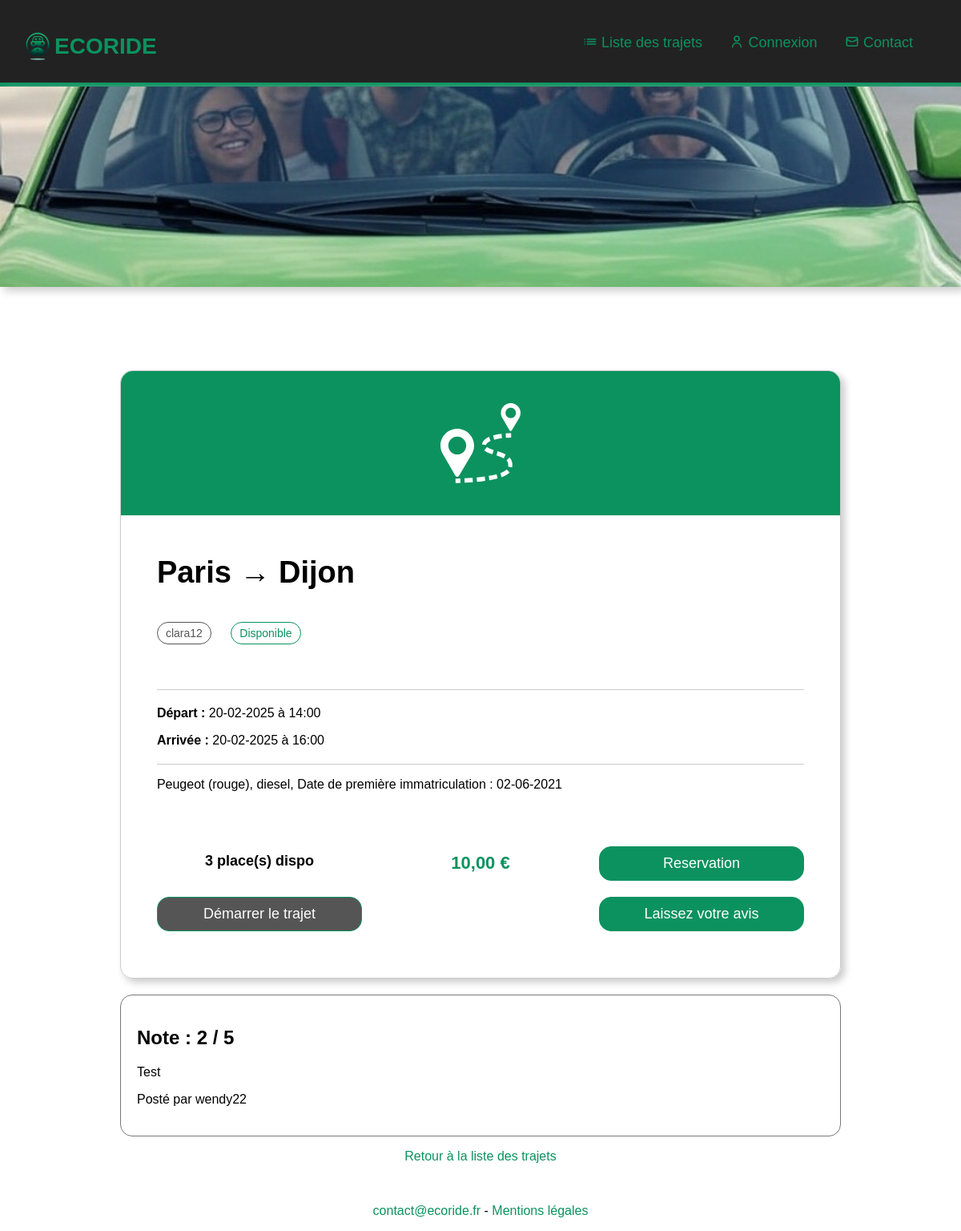
Page /index.php?page=trajet&id=1 on the committed database.
### tables this page shows
CREATE TABLE `covoiturage` (
  `covoiturage_id` int NOT NULL,
  `date_depart` varchar(50) NOT NULL,
  `heure_depart` varchar(50) NOT NULL,
  `lieu_depart` varchar(50) NOT NULL,
  `date_arrivee` varchar(50) NOT NULL,
  `heure_arrivee` varchar(50) NOT NULL,
  `lieu_arrivee` varchar(50) NOT NULL,
  `statut` varchar(50) NOT NULL,
  `nb_place` varchar(2) NOT NULL,
  `prix_personne` varchar(10) NOT NULL,
  `id_utilisateur` int DEFAULT NULL
);

CREATE TABLE `utilisateur` (
  `utilisateur_id` int NOT NULL,
  `nom` varchar(50) DEFAULT NULL,
  `prenom` varchar(50) DEFAULT NULL,
  `email` varchar(50) NOT NULL,
  `password` varchar(50) NOT NULL,
  `telephone` varchar(50) DEFAULT NULL,
  `adresse` varchar(50) DEFAULT NULL,
  `date_naissance` varchar(50) DEFAULT NULL,
  `photo` blob,
  `pseudo` varchar(50) DEFAULT NULL
);

CREATE TABLE `voiture` (
  `voiture_id` int NOT NULL,
  `modele` varchar(50) NOT NULL,
  `immatriculation` varchar(50) NOT NULL,
  `energie` varchar(50) NOT NULL,
  `couleur` varchar(50) NOT NULL,
  `date_premiere_immatriculation` varchar(50) NOT NULL,
  `id_utilisateur` int NOT NULL
);

CREATE TABLE `avis` (
  `avis_id` int NOT NULL,
  `commentaire` varchar(50) NOT NULL,
  `note` varchar(50) NOT NULL,
  `statut` varchar(50) NOT NULL,
  `id_utilisateur` int NOT NULL,
  `id_covoiturage` int NOT NULL
);

### controleur/trajetControleur.php (called while the page is built, shortened)
<?php
$id_secure=filter_input(INPUT_GET, "id", FILTER_VALIDATE_INT);
require_once "model/getCovoiturage.php";
require_once "model/getAvisTrajet.php";
require_once "view/header.php";
require_once "view/trajet.php";
require_once "view/footer.php";

### index.php (called while the page is built, shortened)
<?php
require_once("model/svg.php");
require_once("model/function.php");
$pageSecure = $_GET["page"] ?? "accueil";
$pageSecure = htmlentities(htmlspecialchars($pageSecure));
$controleurPath = "controleur/" . $pageSecure . "Controleur.php";
require_once $controleurPath;

### model/getCovoiturage.php (called while the page is built)
<?php
$sql="SELECT * FROM covoiturage WHERE covoiturage_id= :id";
$stmt=$pdo->prepare($sql);
$stmt->execute(["id" => $id_secure]);
$result=$stmt->fetch();
$sql_V="SELECT * FROM voiture WHERE id_utilisateur= :id";
$stmt_V=$pdo->prepare($sql_V);
$stmt_V->execute(["id" => $result["id_utilisateur"]]);
$result_V=$stmt_V->fetch();
$sql_U="SELECT * FROM utilisateur WHERE utilisateur_id= :id";
$stmt_U=$pdo->prepare($sql_U);
$stmt_U->execute(["id" => $result["id_utilisateur"]]);
$result_U=$stmt_U->fetch();

### model/function.php (called while the page is built)
<?php
function convertDateToFR($date){
    $retour= date("d-m-Y", strtotime($date));
    return $retour;
}

### view/trajet.php (the view, shortened to what this page needs)
<?php
 $etat= match ($result["statut"]) {
    "ec" => "<span class='green'> Disponible</span>",
    "complet" =>"<span class='red'> Complet</span>"
};
?>
<div class="container">
    <section>
        <article id="trajet">
            <header>
            </header>
            <div>
                <h2><span class="capitalize"><?= $result["lieu_depart"]; ?></span> &#8594; <span class="capitalize"><?= $result["lieu_arrivee"]; ?></span></h2>
                <div id="dispo">
                    <span class="pseudo"><?= $result_U["pseudo"]; ?></span>
                    <span class="statut"><?= $etat; ?></span>
                </div>
                <p id="depart"><strong>Départ : </strong><?= convertDateToFR($result["date_depart"]); ?> à <?= $result["heure_depart"]; ?></p>
                <p id="arrivee"><strong>Arrivée : </strong><?= convertDateToFR($result["date_arrivee"]); ?> à <?= $result["heure_arrivee"]; ?></p>
                <p><?= $result_V["modele"]; ?> (<?= $result_V["couleur"]; ?>), <?= $result_V["energie"]; ?>, Date de première immatriculation : <?= convertDateToFR($result_V["date_premiere_immatriculation"]); ?></p>
            </div>
            <footer>
                <span id="place"><?= $result["nb_place"]; ?> place(s) dispo</span>
                <span id="prix"><?= $result["prix_personne"]; ?>,00 €</span>
                <a href="#" id="reservation">Reservation</a>
                <a href="#" id="start">Démarrer le trajet</a>
                <span></span>
                <a href="index.php?page=avis&id_trajet=<?= $id_secure; ?>">Laissez votre avis</a>
            </footer>
        </article>
        <aside>
            <?= $output_avis; ?>
        </aside>
        <p class="center"><a href="index.php?page=listeTrajets">Retour à la liste des trajets</a></p>
    </section>
</div>

### model/getAvisTrajet.php
<?php
$sql="SELECT * FROM avis WHERE id_covoiturage= :id";
$stmtA=$pdo->prepare($sql);
$stmtA->bindParam(":id", $id_secure);
$stmtA->execute();
$output_avis = "";
while($avis=$stmtA->fetch(PDO::FETCH_ASSOC)){
    $sql="SELECT * FROM utilisateur WHERE utilisateur_id = :id";
    $stmt=$pdo->prepare($sql);
    $stmt->bindParam(":id", $avis["id_utilisateur"]);
    $stmt->execute();
    $utilisateur=$stmt->fetch();
    if(empty($avis)){
        $output_avis = "<p>Il n'y a pas encore d'avis pour ce trajet.</p>";
    } else {
        $output_avis .= "<div class='avis'>";
        $output_avis .= "<h2>Note : ".$avis["note"]." / 5</h2>";
        $output_avis .= "<p>".$avis["commentaire"]."</p>";
        $output_avis .= "<p>Posté par ".$utilisateur["pseudo"]."</p>";
        $output_avis .= "</div>";
    }
}

### css/style.css (style rules this page uses)
:root { --green: #0c925f; --red: #c00; --grisF:#555; }
body { margin: 0; font-family: Arial, Helvetica, sans-serif; }
a { color: var(--green); text-decoration: none; }
.container { margin: 50px auto; width: 900px; }
.center { text-align: center; }
.green { color: var(--green); }
.capitalize { text-transform: capitalize; }
#trajet { border: 1px solid #ccc; border-radius: 15px; box-shadow: 5px 5px 10px #ccc; }
#trajet header { margin: 0; height: 100px; padding: 40px 0; text-align: center; background: var(--green); border-radius: 15px 15px 0 0; }
#trajet div { padding: 50px 5%; }
#trajet div #dispo { padding: 20px 0; }
#trajet div h2 { margin: 0; font-size: 38px; font-weight: bold; }
#trajet div #depart { border-top:1px solid #ccc; padding-top: 20px; }
#trajet div #arrivee { border-bottom:1px solid #ccc; padding-bottom: 20px; }
#trajet div #dispo .statut, #dispo .pseudo { border: 1px solid var(--green); font-size: 14px; border-radius: 15px; padding: 5px 10px; display: inline-block; margin: 20px 0; }
#trajet div #dispo .pseudo { border: 1px solid var(--grisF); margin-right: 20px; color: var(--grisF); }
#trajet footer { padding: 10px 5% 50px; display: grid; grid-template-columns: 1fr 1fr 1fr; gap:20px; }
#trajet footer #prix { font-weight: bold; font-size: 22px; color: var(--green); display: block; text-align: center; }
#trajet footer #place { font-weight: bold; font-size: 18px; text-align: center; display: block; }
#trajet footer a { display: block; border: 1px solid var(--green); color: #fff; font-size: 18px; padding: 10px 0; text-align: center; border-radius: 15px; position: relative; top: -8px; background: var(--green); }
#trajet footer a#start { background-color:var(--grisF); }
.avis { border: 1px solid #777; padding: 20px; margin-top: 20px; border-radius: 15px; }

### rows in the picture
covoiturage: lieu_depart "Paris", lieu_arrivee "Dijon", statut "Disponible", date_depart "20-02-2025", heure_depart "14:00", date_arrivee "20-02-2025", heure_arrivee "16:00", nb_place "3", prix_personne "10"
utilisateur: pseudo "clara12"
voiture: modele "Peugeot", couleur "rouge", energie "diesel", date_premiere_immatriculation "02-06-2021"
avis: note "2", commentaire "Test"
utilisateur: pseudo "wendy22"
